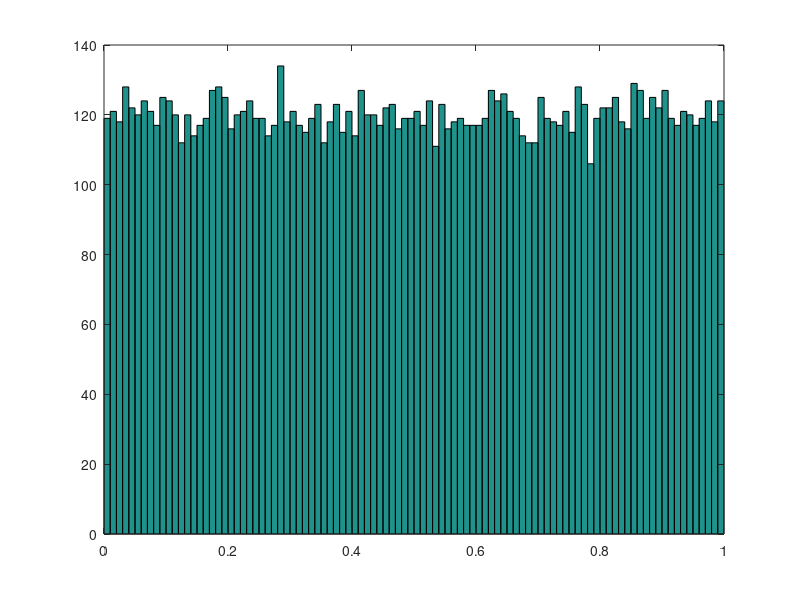
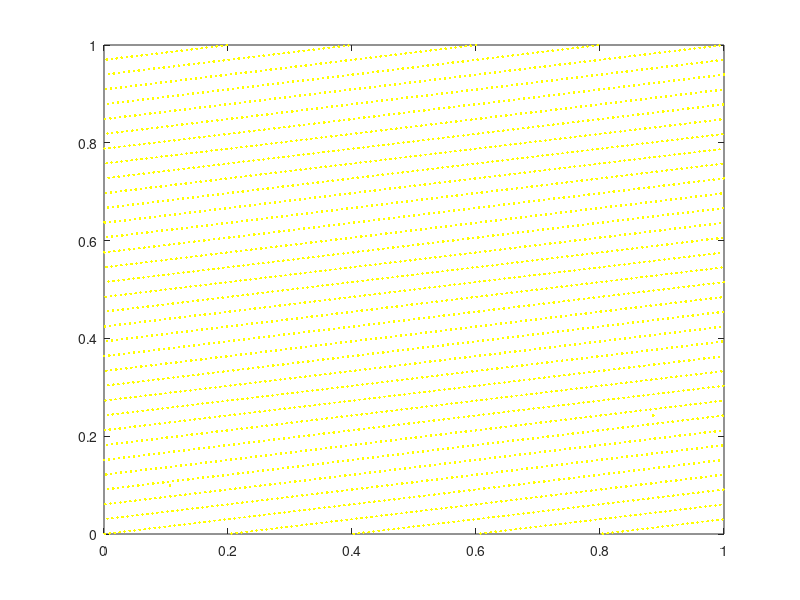
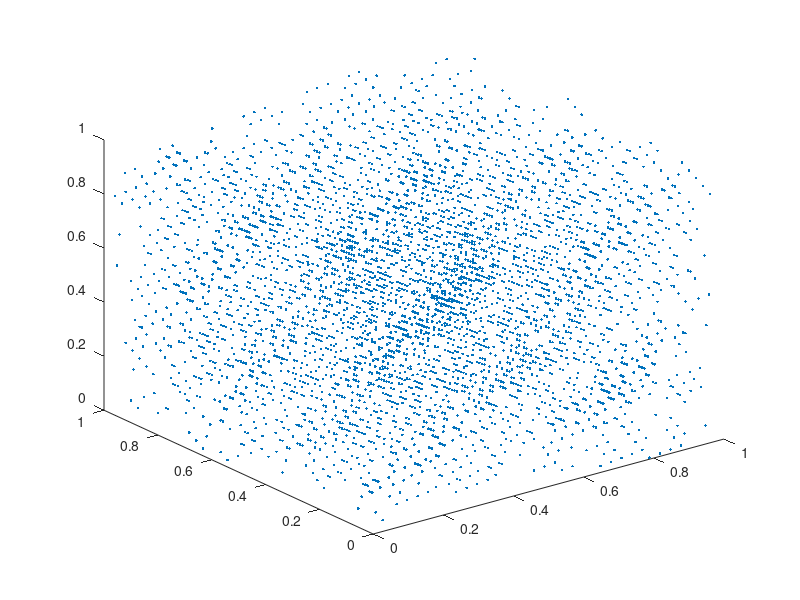

Source code (MATLAB) for these figures, in order: (Note: this script raises an error after producing the figures.)
clear

%----a----
alpha = 25214903917;
c = 11;
m = 2^48;
x0 = 1111;
x_alt = x0;

for i=1:12000
    x(i) = mod((alpha * x_alt + c),m);
    x_alt = x(i);
end

zahlen = x./m;

%----d----
%zahlen = rand(1,12000);

figure(1)
hist(zahlen,100);
%----b----
for j=1:length(zahlen)/2
    uneven(j) = zahlen(2*j-1);
    even(j) = zahlen(2*j);
end
figure(2)
plot(even, uneven, 'y.');

x1 = zahlen(1:3:end);
x2 = zahlen(2:3:end);
x3 = zahlen(3:3:end);
figure(3)
plot3(x1, x2, x3, '.')
%----c----
AAA = 0;
AAB = 0;
ABC = 0;
x1 = round(x1,1);
x2 = round(x2,1);
x3 = round(x3,1);

for l=1:length(x1)
    if x1(l)==x2(l) && x2(l)==x3(l)
    AAA = AAA+1;
    elseif x1(l)==x2(l) || x2(l)==x3(l) || x1(l)==x3(l)
    AAB = AAB+1;
    else
    ABC = ABC+1;
    end
end

ALL = AAA+AAB+ABC;
P_AAA = AAA/ALL;
P_AAB = AAB/ALL;
P_ABC = ABC/ALL;
fprintf("Fuer 3 Zahlen:\nP_AAA: %f\nP_AAB: %f\nP_ABC: %f\n", P_AAA, P_AAB, P_ABC)

z1 = round(zahlen(1:4:end),1);
z2 = round(zahlen(2:4:end),1);
z3 = round(zahlen(3:4:end),1);
z4 = round(zahlen(4:4:end),1);

AAAA = 0;
AAAB = 0;
AABB = 0;
AABC = 0;
ABCD = 0;

for l=1:length(z1)
    % 4 Zufallszahlen zu einem Vektor zusammenfassen
    v = [z1(l), z2(l), z3(l), z4(l)];
     % Zähle, wie viele Werte in jedem 0.1-Bin von [0,1] liegen
    counts = histcounts(v, 0:0.1:1);
    % Leere Bins entfernen 
    counts = counts(counts>0);
    % Häufigkeiten absteigend sortieren
    counts = sort(counts, 'descend');

    if isequal(counts, [4])
        AAAA = AAAA + 1;
    elseif isequal(counts, [3 1])
        AAAB = AAAB + 1;
    elseif isequal(counts, [2 2])
        AABB = AABB + 1;
    elseif isequal(counts, [2 1 1])
        AABC = AABC + 1;
    elseif isequal(counts, [1 1 1 1])
        ABCD = ABCD + 1;
    end
end

ALL = AAAA+AABB+AABC+AAAB+ABCD;
P_AAAA = AAAA/ALL;
P_AABB = AABB/ALL;
P_ABCD = ABCD/ALL;
P_AAAB = AAAB/ALL;
P_AABC = AABC/ALL;

fprintf("Fuer 4 Zahlen:\nP_AAAA: %f\nP_AABB: %f\nP_ABCD: %f\nP_AAAB: %f\nP_AABC: %f\n",...
    P_AAAA, P_AABB, P_ABCD, P_AAAB, P_AABC)
